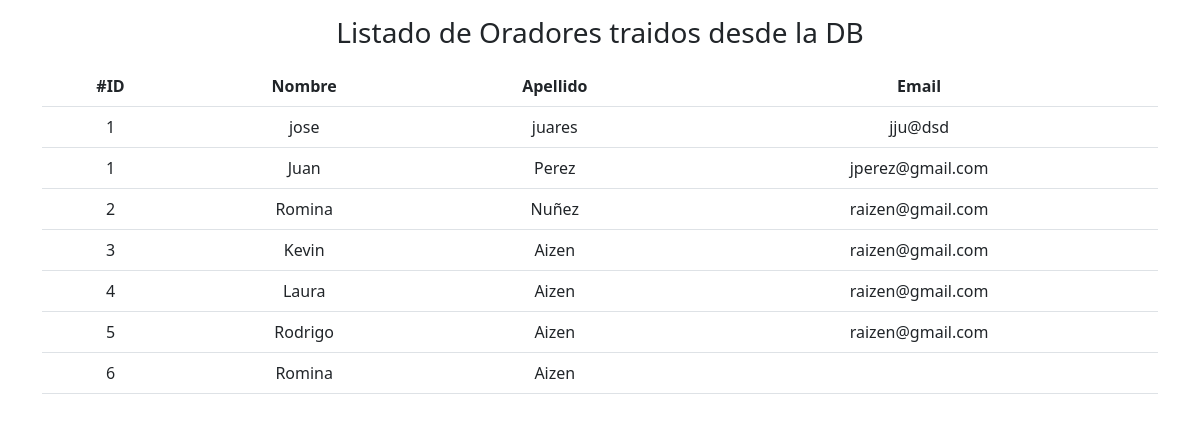
The app's page /listadoUsuarios.php with its own data.
### tables this page shows
CREATE TABLE `oradores` (
  `id` int(11) NOT NULL,
  `nombre` varchar(50) DEFAULT NULL,
  `apellido` varchar(50) DEFAULT NULL,
  `email` varchar(100) DEFAULT NULL,
  `dni` int(11) DEFAULT NULL
);

### listadoUsuarios.php (the view, shortened to what this page needs)
<!doctype html>
<html lang="en">
<head>
    <link href="https://cdn.jsdelivr.net/npm/bootstrap@5.3.0/dist/css/bootstrap.min.css" rel="stylesheet">
    <link rel="stylesheet" href="https://cdn.jsdelivr.net/npm/bootstrap-icons@1.10.5/font/bootstrap-icons.css">
</head>
<body>
    <div class="container">
        <h3 class="text-center fs-3 m-3 ">Listado de Oradores traidos desde la DB</h3>
        <table class="table text-center">
            <thead>
                <tr>
                    <th>#ID</th>
                    <th>Nombre</th>
                    <th>Apellido</th>
                    <th>Email</th>
                </tr>
            </thead>
            <tbody>
                <tr>
                    <td>1</td>
                    <td>jose</td>
                    <td>juares</td>
                    <td>jju@dsd</td>
                </tr>
                <?php
                    $conn=new mysqli("localhost", "root","","esba2sem");
                    $query=$conn->query("SELECT * FROM oradores");
                    while ($usuario=$query->fetch_assoc()) {
                        $listOra[]=$usuario;
                    }
                    $cantOra=count($listOra);
                    for ($i=0; $i < $cantOra; $i++) {
                        echo "<tr>";
                        echo "<td>";
                        echo $listOra[$i]["id"];
                        echo "</td>";
                        echo "<td>";
                        echo $listOra[$i]["nombre"];
                        echo "</td>";
                        echo "<td>";
                        echo $listOra[$i]["apellido"];
                        echo "</td>";
                        echo "<td>";
                        echo $listOra[$i]["email"];
                        echo "</td>";
                        echo "</tr>";
                    }
                ?>
            </tbody>
        </table>
    </div>
</body>
</html>

### records on screen
oradores: id "1", nombre "Juan", apellido "Perez", email "jperez@gmail.com"
oradores: id "2", nombre "Romina", apellido "Nuñez", email "raizen@gmail.com"
oradores: id "3", nombre "Kevin", apellido "Aizen", email "raizen@gmail.com"
oradores: id "4", nombre "Laura", apellido "Aizen", email "raizen@gmail.com"
oradores: id "5", nombre "Rodrigo", apellido "Aizen", email "raizen@gmail.com"
oradores: id "6", nombre "Romina", apellido "Aizen"
